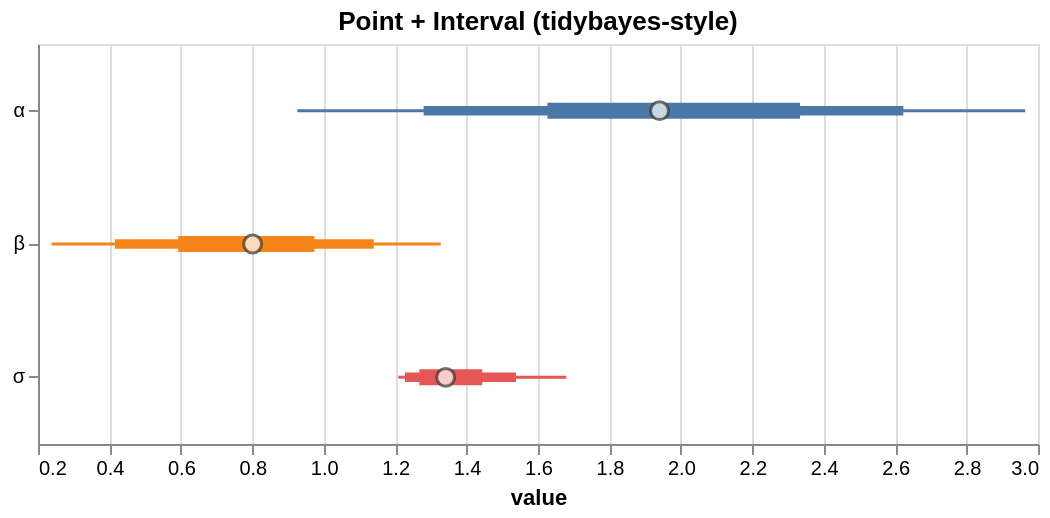

Write a Vega-Lite specification for this figure.
### Vega-Lite specification from a JSON file in a GitHub repository (floating-point values rounded to 4 significant figures)
{"$schema": "https://vega.github.io/schema/vega-lite/v5.json", "config": {"axis": {"labelLimit": 0}, "header": {"labelLimit": 0}, "legend": {"labelLimit": 0}}, "data": {"values": [{"__point__": 1.341, "hi_0_5_": 1.444, "hi_0_8_": 1.539, "hi_0_95_": 1.679, "lo_0_5_": 1.268, "lo_0_8_": 1.228, "lo_0_95_": 1.209, "parameter": "σ"}, {"__point__": 1.94, "hi_0_5_": 2.334, "hi_0_8_": 2.623, "hi_0_95_": 2.964, "lo_0_5_": 1.626, "lo_0_8_": 1.28, "lo_0_95_": 0.9261, "parameter": "α"}, {"__point__": 0.801, "hi_0_5_": 0.9743, "hi_0_8_": 1.14, "hi_0_95_": 1.328, "lo_0_5_": 0.5924, "lo_0_8_": 0.4157, "lo_0_95_": 0.238, "parameter": "β"}]}, "height": 200, "layer": [{"encoding": {"color": {"field": "parameter", "legend": null, "type": "nominal"}, "tooltip": [{"field": "__point__", "title": "value (estimate)", "type": "quantitative"}, {"field": "parameter", "type": "nominal"}, {"field": "lo_0_95_", "title": "95% lo", "type": "quantitative"}, {"field": "hi_0_95_", "title": "95% hi", "type": "quantitative"}], "x": {"field": "lo_0_95_", "scale": {"zero": false}, "title": "value", "type": "quantitative"}, "x2": {"field": "hi_0_95_"}, "y": {"axis": {"title": null}, "field": "parameter", "type": "nominal"}}, "mark": {"strokeWidth": 1.5, "type": "rule"}, "params": [{"bind": "scales", "name": "grid", "select": {"encodings": ["x"], "type": "interval"}}]}, {"encoding": {"color": {"field": "parameter", "legend": null, "type": "nominal"}, "tooltip": [{"field": "__point__", "title": "value (estimate)", "type": "quantitative"}, {"field": "parameter", "type": "nominal"}, {"field": "lo_0_95_", "title": "95% lo", "type": "quantitative"}, {"field": "hi_0_95_", "title": "95% hi", "type": "quantitative"}], "x": {"field": "lo_0_8_", "scale": {"zero": false}, "title": "value", "type": "quantitative"}, "x2": {"field": "hi_0_8_"}, "y": {"axis": {"title": null}, "field": "parameter", "type": "nominal"}}, "mark": {"strokeWidth": 4.75, "type": "rule"}}, {"encoding": {"color": {"field": "parameter", "legend": null, "type": "nominal"}, "tooltip": [{"field": "__point__", "title": "value (estimate)", "type": "quantitative"}, {"field": "parameter", "type": "nominal"}, {"field": "lo_0_95_", "title": "95% lo", "type": "quantitative"}, {"field": "hi_0_95_", "title": "95% hi", "type": "quantitative"}], "x": {"field": "lo_0_5_", "scale": {"zero": false}, "title": "value", "type": "quantitative"}, "x2": {"field": "hi_0_5_"}, "y": {"axis": {"title": null}, "field": "parameter", "type": "nominal"}}, "mark": {"strokeWidth": 8.0, "type": "rule"}}, {"encoding": {"tooltip": [{"field": "__point__", "title": "value (estimate)", "type": "quantitative"}, {"field": "parameter", "type": "nominal"}, {"field": "lo_0_95_", "title": "95% lo", "type": "quantitative"}, {"field": "hi_0_95_", "title": "95% hi", "type": "quantitative"}], "x": {"field": "__point__", "scale": {"zero": false}, "type": "quantitative"}, "y": {"field": "parameter", "type": "nominal"}}, "mark": {"color": "white", "filled": true, "size": 80, "stroke": "#333", "strokeWidth": 1.5, "type": "point"}}], "title": "Point + Interval (tidybayes-style)", "width": 500}
